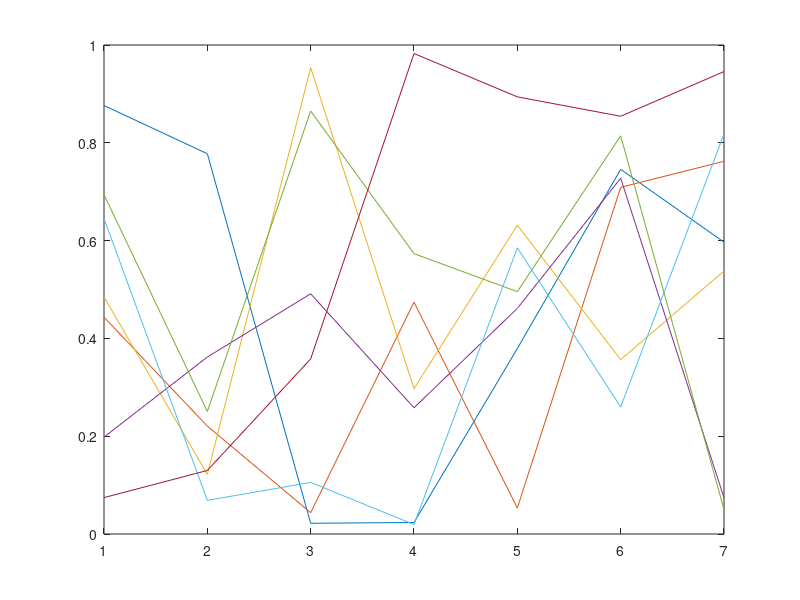

MATLAB code to generate this figure: (Note: this script raises an error after producing the figure.)
clear all; close all; clc
restoredefaultpath; addpath('../matlab_tools');
iFig = 0;

% grab some plotting colors
colors = zeros(7,3); hc = plot(rand(7)); 
for i = 1:7; colors(i,:) = hc(i).Color; end
close all;

%% *** Experiment Setup ***************************************************

% target names
targNames = [{'Qe'},{'Qh'},{'NEE'}];

% site names
siteNames = [{'Amplero'},{'Blodgett'},{'Bugac'   },{'ElSaler2'},{'ElSaler' },...
             {'Espirra'},{'FortPeck'},{'Harvard' },{'Hesse'   },{'Howlandm'},...
             {'Howard' },{'Hyytiala'},{'Kruger'  },{'Loobos'  },{'Merbleue'},...
             {'Mopane' },{'Palang'  },{'Sylvania'},{'Tumba'   },{'UniMich' }];
Ns = length(siteNames);

% number of data to use from each site
Nt = 3e4;

% sample sizes
fracs = logspace(-3,log10(0.25),20);
Nf = length(fracs);

% bootstraps
Nb = 10;

% number of mutual info bins
Nbins = 100;

% ann training parameters
trainParms.verbose       = 0;
trainParms.nodes         = 20;
trainParms.trainRatio    = 0.75;
trainParms.max_fail      = 10;
trainParms.epochs        = 1e3;
trainParms.trainFcn      = 'trainscg';
trainParms.performFcn    = 'mse';

%% *** Load Data **********************************************************

% load fluxnet data
fname = strcat('../data/lagged_data/lagged_fluxnet_',siteNames{1},'.mat');
load(fname);
data.flux = data.flux(:,1:3);
data.forc = data.forc(:,:,:);

% dimensions
[~,Nx,Nl] = size(data.forc);
Ny = size(data.flux,2);
Nd = size(data.date,2);

date = zeros(Nt,3,Ns);
forc = zeros(Nt,Nx,Nl,Ns);
flux = zeros(Nt,Ny,Ns);

% screen report
fprintf('Loading Data ... \n'); tic;
fprintf(repmat('.',[1,Ns]));
fprintf('\n');

% load training/test data from all sites
for s = 1:Ns
    fprintf('.');
    
    % load fluxnet data
    fname = strcat('../data/lagged_data/lagged_fluxnet_',...
        siteNames{s},'.mat');
    load(fname);
    data.flux = data.flux(:,1:3);
    data.forc = data.forc(:,:,:);
    
    % check dimensions
    assert(Nt <= length(data.date));
    
    % take random sample
    Idex = randsample(length(data.date),Nt);
    
    % store data in structures
    date(:,:,s)   = data.date(Idex,:);
    forc(:,:,:,s) = data.forc(Idex,:,:);
    flux(:,:,s)   = data.flux(Idex,:);
    
end % s-loop

% error check
assert(isempty(find(isnan(flux),1)))
assert(isempty(find(isnan(forc),1)))
assert(isempty(find(isnan(date),1)))

% screen report
fprintf(' finished; time = %f \n',toc);

%% *** Pre-Processing *****************************************************

% mutual info bins
Bw = zeros(Ny,1);
for y = 1:Ny
    yy = flux(:,y,:);
    Bmin = min(yy(:))-1e-6;
    Bmax = max(yy(:))+1e-6;
    By = linspace(Bmin,Bmax,Nbins);
    Bw(y) = By(2) - By(1);
end

% collapse lagged dimension
Xsite = zeros(Nt,Nx*Nl+1,Ns   )/0;
Ysite = zeros(Nt,Ny     ,Ns   )/0;
for s = 1:Ns
    
    % regressors
    temp = squeeze(forc(:,:,:,s));
    temp = permute(temp,[1,3,2]);
    Xsite(:,2:end,s) = reshape(temp,[Nt,Nl*Nx]);
    Xsite(:,1,s) = date(:,3,s);
    
    % regressands
    Ysite(:,:,s) = flux(:,:,s);
    
end

% indexes of the precip input (to remove for wet/dry)
pdex = 1+(Nx-1)*Nl+1;
ddex = 1:Nx*Nl+1; ddex(pdex) = [];

% error check
assert(isempty(find(isnan(Xsite(:)),1)));
assert(isempty(find(isnan(Ysite(:)),1)));

% reshape data
Yall = reshape(permute(Ysite,[1,3,2]),[Nt*Ns,Ny]);
Xall = reshape(permute(Xsite,[1,3,2]),[Nt*Ns,Nx*Nl+1]);

%% *** Train Global ANN Models ********************************************

% init sorage - predictions
Zall = zeros(Nt*Ns,Ny,Nf,Nb)./0;

% % save progress
% fname = './results/progress_convergence.mat';
% load(fname);

for y = 1:Ny            % loop through output dimensions
    for f = 1:Nf        % loop through data fractions
        for b = 1:Nb    % loop through bootstrap samples
            
            % training/test indexes
            Itrn = randsample(Nt*Ns,round(Nt*Ns*fracs(f)));
            Itst = 1:Nt*Ns; Itst(ismember(Itrn,Itst)) = [];
            
            % segragate trainig test data
            Xtrn = Xall(Itrn,:); Ytrn = Yall(Itrn,y);
            Xtst = Xall(Itst,:); Ytst = Yall(Itst,y);
            
            % skip if there is no data of this type for this site
            if all(isnan(Ytrn)); continue; end
            if all(isnan(Ytst)); continue; end
            
            % remove grandmas
            assert(isempty(find(isnan(Xtrn(:)),1)));
            assert(isempty(find(isnan(Ytrn(:)),1)));
            assert(isempty(find(isnan(Xtst(:)),1)));
            assert(isempty(find(isnan(Ytst(:)),1)));
            
            % screen report
            fprintf('Training %s ANN: Frac = %d/%d - Boot = %d/%d - Ndata = %d ...',...
                targNames{y},f,Nf,b,Nb,round(Nt*Ns*fracs(f))); tic;
            
            % train the network on segregated data
            ann{y,f,b} = trainANN(Xtrn,Ytrn,trainParms);
            
            % predict on segregated data
            Zall(:,y,f,b) = ann{y,f,b}(Xall');
            Ztst = Zall(Itst,y,f,b);
            Ztrn = Zall(Itrn,y,f,b);
            
            % calculate ann-all stats
            tstStats = calcStats(Ytst,Ztst,Bw); 
            tstMI(y,f,b) = tstStats.mi;
            tstRMSE(y,f,b) = tstStats.rmse;
            tstCORR(y,f,b) = tstStats.r;
            
            trnStats = calcStats(Ytrn,Ztrn,Bw); 
            trnMI(y,f,b) = trnStats.mi;
            trnRMSE(y,f,b) = trnStats.rmse;
            trnCORR(y,f,b) = trnStats.r;
            
            % screen report
            fprintf('. time = %f \n',toc);
            
            % screen report
            fprintf('Training MI = %f\n',trnMI(y,f,b));
            fprintf('Test MI = %f \n\n',tstMI(y,f,b));
            
        end % b-loop
        
        % save progress
        fname = './results/progress_convergence.mat';
        save(fname,'-v7.3');
         
    end % f-loop
end % y-loop

%% *** Make Plots *********************************************************
   
close all

% set up figure
iFig = iFig + 1;
figure(iFig); close(iFig); figure(iFig);
set(gcf,'color','w');
set(gcf,'position',[1925         403        1316         644]);

% plotting data: Y
Mtrn.mi = squeeze(mean(trnMI   ,3));
Strn.mi = squeeze(std( trnMI,[],3));
Mtst.mi = squeeze(mean(tstMI   ,3));
Stst.mi = squeeze(std( tstMI,[],3));

Mtrn.r2 = squeeze(mean(trnCORR   ,3));
Strn.r2 = squeeze(std( trnCORR,[],3));
Mtst.r2 = squeeze(mean(tstCORR   ,3));
Stst.r2 = squeeze(std( tstCORR,[],3));

Mtrn.se = squeeze(mean(trnRMSE   ,3));
Strn.se = squeeze(std( trnRMSE,[],3));
Mtst.se = squeeze(mean(tstRMSE   ,3));
Stst.se = squeeze(std( tstRMSE,[],3));

% plotting data: X
X = round(Nt*Ns*fracs);
X = X(1:size(Mtrn.mi,2));

% plot data
clear h legLabel
for y = 1:Ny
    
    subplot(2,Ny,y)
    
    % plot mi stats
    h(1) = plot(X,Mtrn.mi(y,:),'-o' ,'linewidth',2,...
        'markersize',8,'color',colors(2*y,:)); hold on;
    h(2) = plot(X,Mtst.mi(y,:),'--s','linewidth',2,...
        'markersize',8,'color',colors(2*y,:)); hold on;
    errorbar(X,Mtrn.mi(y,:),2*Strn.mi(y,:),'color',colors(2*y,:))
    errorbar(X,Mtst.mi(y,:),2*Stst.mi(y,:),'color',colors(2*y,:))
    legLabel(1) = strcat(targNames{y},{' - Training'});
    legLabel(2) = strcat(targNames{y},{' - Test'});
       
    % labels
    leg = legend(h(:),legLabel(:),'location','best');
    xlabel('Sample Size','fontsize',20);
    ylabel('Mutual Information Ratio','fontsize',20);
    title(strcat('Mutual Information Metric'),'fontsize',22);
    
    % aesthetics
    set(gca,'fontsize',16);
    grid on;
    
    subplot(2,Ny,Ny+y)
    
    % plot corr stats
    h(3) = plot(X,Mtrn.r2(y,:),'-o' ,'linewidth',2,...
        'markersize',8,'color',colors(2*y,:)); hold on;
    h(4) = plot(X,Mtst.r2(y,:),'--s','linewidth',2,...
        'markersize',8,'color',colors(2*y,:)); hold on;
    errorbar(X,Mtrn.r2(y,:),2*Strn.r2(y,:),'color',colors(2*y,:))
    errorbar(X,Mtst.r2(y,:),2*Stst.r2(y,:),'color',colors(2*y,:))
    legLabel(1) = strcat(targNames{y},{' - Training'});
    legLabel(2) = strcat(targNames{y},{' - Test'});
    
    % labels
    leg = legend(h(:),legLabel(:),'location','best');
    xlabel('Sample Size','fontsize',20);
    ylabel('Correlation Coefficient','fontsize',20);
    title(strcat('Correlation Coefficient'),'fontsize',22);
    
    % aesthetics
    set(gca,'fontsize',16);
    grid on;
    
end % y-loop

% save figure
figure(iFig);
set(gcf,'PaperPositionMode','auto')
saveas(gcf,'./figures/FigA1 - convergence.png');

%% *** Save Results *******************************************************

% save progress
fname = './results/progress_convergence.mat';
save(fname,'-v7.3');

% save final statistics only
stats.tstStats.mi = tstMI;
stats.trnStats.mi = trnMI;
stats.tstStats.r2 = tstCORR;
stats.trnStats.r2 = trnCORR;
stats.tstStats.se = tstRMSE;
stats.trnStats.se = trnRMSE;
fname = './results/stats_convergence.mat';
save(fname,'stats','-v7.3');

%% *** END PROGRAM ********************************************************